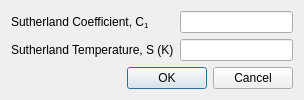
<?xml version="1.0" encoding="UTF-8"?>
<ui version="4.0">
 <class>SutherlandDialog</class>
 <widget class="QDialog" name="SutherlandDialog">
  <property name="geometry">
   <rect>
    <x>0</x>
    <y>0</y>
    <width>304</width>
    <height>98</height>
   </rect>
  </property>
  <property name="windowTitle">
   <string>Viscosity</string>
  </property>
  <layout class="QFormLayout" name="formLayout">
   <item row="0" column="0">
    <widget class="QLabel" name="label">
     <property name="text">
      <string>Sutherland Coefficient, C&lt;sub&gt;1&lt;/sub&gt;</string>
     </property>
    </widget>
   </item>
   <item row="0" column="1">
    <widget class="QLineEdit" name="coefficient"/>
   </item>
   <item row="1" column="0">
    <widget class="QLabel" name="label_2">
     <property name="text">
      <string>Sutherland Temperature, S (K)</string>
     </property>
    </widget>
   </item>
   <item row="1" column="1">
    <widget class="QLineEdit" name="temperature"/>
   </item>
   <item row="2" column="0" colspan="2">
    <widget class="QDialogButtonBox" name="buttonBox">
     <property name="orientation">
      <enum>Qt::Horizontal</enum>
     </property>
     <property name="standardButtons">
      <set>QDialogButtonBox::Cancel|QDialogButtonBox::Ok</set>
     </property>
    </widget>
   </item>
  </layout>
 </widget>
 <resources/>
 <connections>
  <connection>
   <sender>buttonBox</sender>
   <signal>accepted()</signal>
   <receiver>SutherlandDialog</receiver>
   <slot>accept()</slot>
   <hints>
    <hint type="sourcelabel">
     <x>248</x>
     <y>254</y>
    </hint>
    <hint type="destinationlabel">
     <x>157</x>
     <y>274</y>
    </hint>
   </hints>
  </connection>
  <connection>
   <sender>buttonBox</sender>
   <signal>rejected()</signal>
   <receiver>SutherlandDialog</receiver>
   <slot>reject()</slot>
   <hints>
    <hint type="sourcelabel">
     <x>316</x>
     <y>260</y>
    </hint>
    <hint type="destinationlabel">
     <x>286</x>
     <y>274</y>
    </hint>
   </hints>
  </connection>
 </connections>
</ui>
